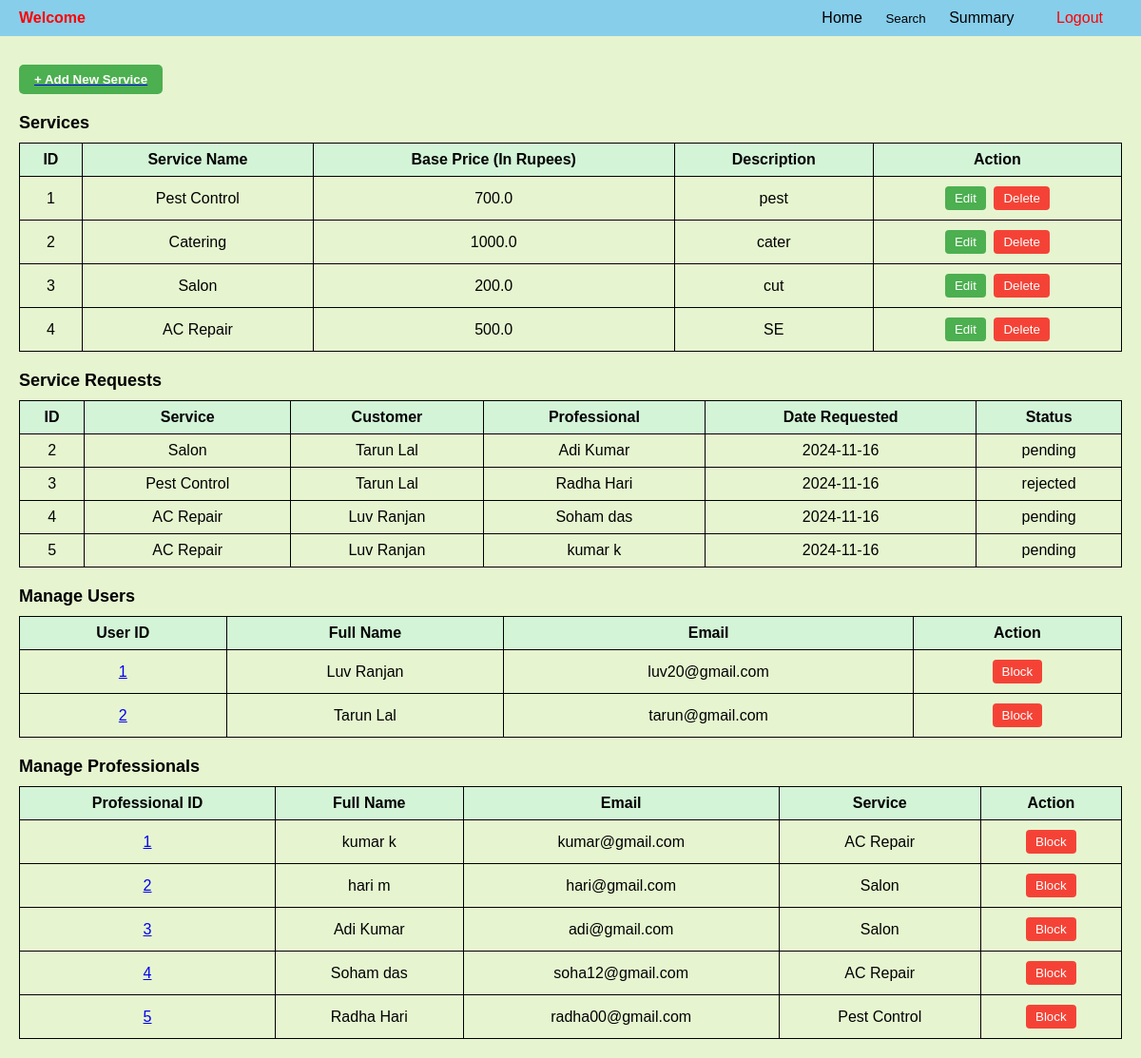
The page /admin on the database its author committed.
### backend/models.py (models this page shows)
class Service(db.Model):
    __tablename__="service"
    id=db.Column(db.Integer,primary_key=True)
    name=db.Column(db.String,unique=True,nullable=False)
    baseprice=db.Column(db.Float, default=0.0)
    desc=db.Column(db.String,nullable=False)
    professionals=db.relationship('Prof_Info', back_populates='service',cascade='all,delete')

class Service_req(db.Model):
    __tablename__="service_req"
    id=db.Column(db.Integer,primary_key=True)
    service_id=db.Column(db.Integer, db.ForeignKey("service.id"),nullable=False)
    cust_id=db.Column(db.Integer, db.ForeignKey("user_info.id"),nullable=False)
    prof_id=db.Column(db.Integer, db.ForeignKey("prof_info.id"),nullable=False)
    date_of_req=db.Column(db.DateTime,nullable=False)
    date_of_comp=db.Column(db.DateTime,nullable=True)
    status=db.Column(db.String, nullable=False)
    rating = db.Column(db.Integer, nullable=True)
    service = db.relationship("Service", backref="requests")
    customer = db.relationship("User_Info", backref="requests")
    professional = db.relationship("Prof_Info", backref="requests")

class User_Info(db.Model):
    __tablename__="user_info"
    id=db.Column(db.Integer,primary_key=True)
    email=db.Column(db.String,unique=True,nullable=False)
    password=db.Column(db.String,nullable=False)
    role=db.Column(db.Integer,default=1)
    full_name=db.Column(db.String,nullable=False)
    location=db.Column(db.String,nullable=False)
    pin_code=db.Column(db.Integer,nullable=False)
    user_status=db.Column(db.String,default='approved')
    phone=db.Column(db.Integer,nullable=False, unique=True)

class Prof_Info(db.Model):
    __tablename__="prof_info"
    id=db.Column(db.Integer,primary_key=True)
    email=db.Column(db.String,unique=True,nullable=False)
    password=db.Column(db.String,nullable=False)
    role=db.Column(db.Integer,default=2)
    full_name=db.Column(db.String,nullable=False)
    service_name=db.Column(db.Integer, db.ForeignKey("service.id"), nullable=False)
    experience=db.Column(db.Integer,nullable=False)
    location=db.Column(db.String,nullable=False)
    pin_code=db.Column(db.Integer,nullable=False)
    prof_status=db.Column(db.String,default='requested')#requested,approved,rejected,blocked
    service=db.relationship("Service",back_populates="professionals")
    phone=db.Column(db.Integer,nullable=False, unique=True)

### backend/controllers.py (the view)
@app.route("/admin")
def admin_dashboard():
    services=Service.query.all()
    professionals=Prof_Info.query.all()
    users=User_Info.query.all()
    service_requests = Service_req.query.all()
    return render_template("admin_dash.html", services=services, professionals=professionals, users=users, service_requests=service_requests)

### templates/admin_dash.html (shortened to what this page needs)
{% extends "admin_layout.html" %}
{% block content %}
</head>
<body>
    <div class="container">
        <a href="/service" type="button">
            <button type="submit" class="btn-add">+ Add New Service</button>
        </a>
        <div class="section-title">Services</div>
        {% if services %}
        <table class="table">
             <tr>
                <th>ID</th>
                <th>Service Name</th>
                <th>Base Price (In Rupees)</th>
                <th>Description</th>
                <th>Action</th>
             </tr>
             {% for service in services %}
             <tr>
                <td>{{ service.id }}</td>
                <td>{{ service.name }}</td>
                <td>{{ service.baseprice }}</td>
                <td>{{ service.desc }}</td>
                <td class="action-buttons">
                    <a href="/edit_service/{{service.id}}" type="button"><button class="btn-edit">Edit</button></a>
                    <form action="{{ url_for('delete_service', id=service.id) }}" method="POST" style="display: inline;">
                        <button type="submit" class="btn-delete" onclick="return confirm('Are you sure you want to delete this service?');">Delete</button>
                    </form>
                </td>
             </tr>
            {% endfor %}
        </table>
        {% else %}
        <h3 class="center" style="text-align: center;">No services are available</h3>
        {% endif %}
        <div class="section-title">Service Requests</div>
        {% if service_requests %}
        <table class="table">
            <thead>
                <tr>
                    <th>ID</th>
                    <th>Service</th>
                    <th>Customer</th>
                    <th>Professional</th>
                    <th>Date Requested</th>
                    <th>Status</th>
                </tr>
            </thead>
            <tbody>
                {% for request in service_requests %}
                <tr>
                    <td>{{ request.id }}</td>
                    <td>{{ request.service.name }}</td>
                    <td>{{ request.customer.full_name }}</td>
                    <td>{{ request.professional.full_name }}</td>
                    <td>{{ request.date_of_req.strftime('%Y-%m-%d') }}</td>
                    <td>{{ request.status }}</td>
                </tr>
                {% endfor %}
            </tbody>
        </table>
        {% else %}
        <h3 class="center" style="text-align: center;">No service requests have been made till now</h3>
        {% endif %}
        <div class="section-title">Manage Users</div>
        {% if users %}
        <table class="table">
            <tr>
                <th>User ID</th>
                <th>Full Name</th>
                <th>Email</th>
                <th>Action</th>
            </tr>
            {% for user_info in users %}
            <tr>
                <td><a href="/user_profile/{{user_info.id}}">{{ user_info.id }}</a></td>
                <td>{{ user_info.full_name }}</td>
                <td>{{ user_info.email }}</td>
                <td class="action-buttons">
                    {% if user_info.user_status == 'approved' %}
                    <form action="{{url_for('block_user', id=user_info.id)}}" method="POST">
                        <button class="btn-block" onclick="return confirm('Are you sure you want to block this user?');">Block</button>
                    </form>
                    {% elif user_info.user_status == 'blocked' %}
                    <form action="{{url_for('unblock_user', id=user_info.id)}}" method="POST">
                        <button class="btn-block" onclick="return confirm('Are you sure you want to unblock this user?');">Unblock</button>
                    </form>
                     {% endif %}
                </td>
            </tr>
            {% endfor %}
        </table>
        {% else %}
        <h3 class="center" style="text-align: center;">No users are available</h3>
        {% endif %}
        <div class="section-title">Manage Professionals</div>
        {% if professionals %}
        <table class="table">
            <tr>
                <th>Professional ID</th>
                <th>Full Name</th>
                <th>Email</th>
                <th>Service</th>
                <th>Action</th>
            </tr>
            {% for prof_info in professionals %}
            <tr>
                <td><a href="/professional_profile/{{prof_info.id}}">{{ prof_info.id }}</a></td>
                <td>{{ prof_info.full_name }}</td>
                <td>{{ prof_info.email }}</td>
                <td>{{ prof_info.service.name }}</td>
                <td class="action-buttons">
                    {% if prof_info.prof_status == 'approved' %}
                    <form action="{{url_for('block_professional', id=prof_info.id)}}" method="POST">
                        <button class="btn-block" onclick="return confirm('Are you sure you want to block this professional?');">Block</button>
                    </form>
                    {% elif prof_info.prof_status == 'requested' %}
                        <form action="{{url_for('approve_professional', id=prof_info.id)}}" method="POST"><button class="btn-approve">Approve</button></form>
                        <form action="{{url_for('delete_professional', id=prof_info.id)}}" method="POST"><button class="btn-delete">Delete</button></form>
                    {% endif %}
                </td>
            </tr>
            {% endfor %}
        </table>
        {% else %}
        <h3 class="center" style="text-align: center;">No professionals are available</h3>
        {% endif %}
    </div>
</body>
</html>
{% endblock %}

### templates/admin_layout.html (style rules this page uses)
body { font-family: Arial, sans-serif; margin: 0; padding: 0; background-color: #e6f5d0; }

### templates/admin_dash.html (style rules this page uses)
.container { padding: 20px; }
.section-title { font-size: 18px; font-weight: bold; margin-top: 20px; }
.table { width: 100%; border-collapse: collapse; margin-top: 10px; }
.table th, .table td { border: 1px solid #000; padding: 8px; text-align: center; }
.table th { background-color: #d3f4d7; font-weight: bold; }
.action-buttons button { padding: 5px 10px; margin: 2px; border: none; border-radius: 4px; cursor: pointer; }
.btn-edit { background-color: #4CAF50; color: white; }
.btn-delete { background-color: #f44336; color: white; }
.btn-reject, .btn-block { background-color: #f44336; color: white; }
.btn-add { margin-top: 10px; padding: 8px 16px; background-color: #4CAF50; color: white; font-weight: bold; border: none; border-radius: 5px; cursor: pointer; display: block; }

### rows shown on the page
Service: id "1", name "Pest Control", baseprice "700.0", desc "pest"
Service: id "2", name "Catering", baseprice "1000.0", desc "cater"
Service: id "3", name "Salon", baseprice "200.0", desc "cut"
Service: id "4", name "AC Repair", baseprice "500.0", desc "SE"
Service_req: id "2", service.name "Salon", customer.full_name "Tarun Lal", professional.full_name "Adi Kumar", date_of_req "2024-11-16", status "pending"
Service_req: id "3", service.name "Pest Control", customer.full_name "Tarun Lal", professional.full_name "Radha Hari", date_of_req "2024-11-16", status "rejected"
Service_req: id "4", service.name "AC Repair", customer.full_name "Luv Ranjan", professional.full_name "Soham das", date_of_req "2024-11-16", status "pending"
Service_req: id "5", service.name "AC Repair", customer.full_name "Luv Ranjan", professional.full_name "kumar k", date_of_req "2024-11-16", status "pending"
User_Info: id "1", full_name "Luv Ranjan", email "luv20@gmail.com"
User_Info: id "2", full_name "Tarun Lal", email "tarun@gmail.com"
Prof_Info: id "1", full_name "kumar k", email "kumar@gmail.com", service.name "AC Repair"
Prof_Info: id "2", full_name "hari m", email "hari@gmail.com", service.name "Salon"
Prof_Info: id "3", full_name "Adi Kumar", email "adi@gmail.com", service.name "Salon"
Prof_Info: id "4", full_name "Soham das", email "soha12@gmail.com", service.name "AC Repair"
Prof_Info: id "5", full_name "Radha Hari", email "radha00@gmail.com", service.name "Pest Control"
